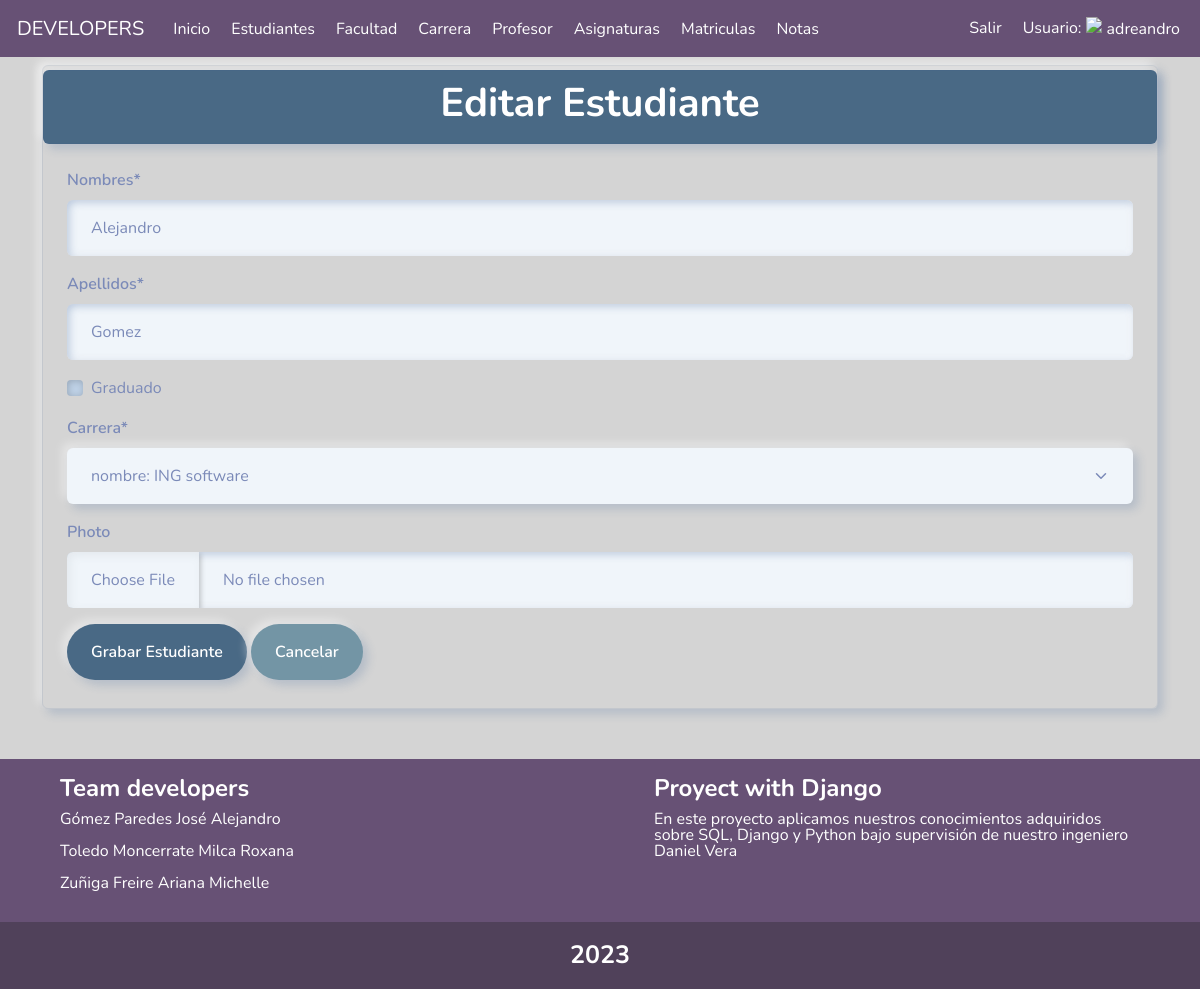
Screenshot of /students/update/1/ (signed in) with the database file from the repository.
### notas/models.py (models this page shows)
class Student(models.Model):
    firstname = models.CharField(
        'Nombres', max_length=200, null=False, blank=False)
    lastname = models.CharField(
        verbose_name="Apellidos", max_length=200, blank=False, null=False)
    created = models.DateTimeField(auto_now_add=True)
    dategraduate = models.DateTimeField(
        'Fecha Graduacion', null=True, blank=True)
    graduate = models.BooleanField('Graduado', default=False)
    user = models.ForeignKey(User, on_delete=models.CASCADE)
    carrera = models.ForeignKey(Carrer, default=None, on_delete=models.PROTECT)
    photo = models.ImageField(
        upload_to='studentPhoto/', blank=True, null=True)
    class Meta:
        verbose_name = ('Student')
        verbose_name_plural = ('Students')
        ordering = ('-lastname',)
    def __str__(self):
        return f"{self.firstname} {self.lastname}"

### notas/student.py (the view, shortened to what this page needs)
@login_required
def update_student(request, id):
    student = Student.objects.filter(user=request.user, pk=id).first()
    form = None
    print(student)
    if request.method == "GET":
        form = StudentForm(instance=student)
        context = {'title': 'Editar Estudiante', 'form': form, 'error': ''}
        return render(request, 'students/create_student.html', context)

### notas/forms.py
class StudentForm(ModelForm):
    class Meta:
        model = Student
        fields = ['firstname', 'lastname', 'graduate', 'carrera', 'photo']

### notas/models.py (called while the page is built)
    def __str__(self):
        return f"nombre: {self.nombre}"

### notas/templates/students/create_student.html (shortened to what this page needs)
{% extends "base.html" %}
{% load static %}
{% load crispy_forms_tags %}
{% block content%}
<div class="container">
    <div class="py-1 mt-2 border border-1 shadow rounded ">
        <div class="py-2 border border-1 shadow rounded text-center color">
            <h1 class="fw-bold text-white text-success">{{title}}</h1>
        </div>
        <form method="POST" class="m-4">
            {{form|crispy}}
            <button class="btn color text-white" type="submit">Grabar Estudiante</button>
            <a class="btn botones text-white" href="/students/">Cancelar</a>
        </form>
    </div>
</div>
{% endblock content %}

### static/css/estilos.css (style rules this page uses)
.fondo { background-color: rgb(212, 212, 212) }
.color { background-color: #496985; }
.botones { background: #7395a5; }

### rows the page displays
Student: firstname "Alejandro", lastname "Gomez", carrera "nombre: ING software"

### other values shown
{{ title }} "Editar Estudiante"
